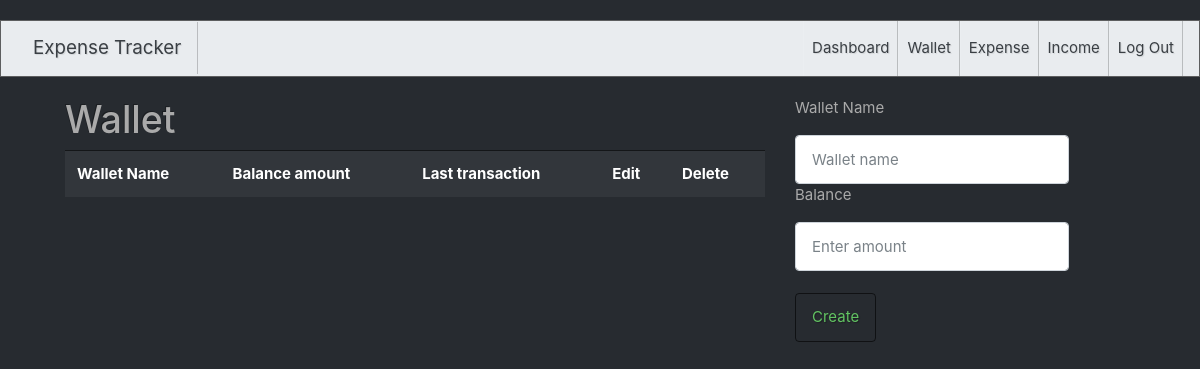
/wallet/ (signed in), run on an earlier commit of the app's database.
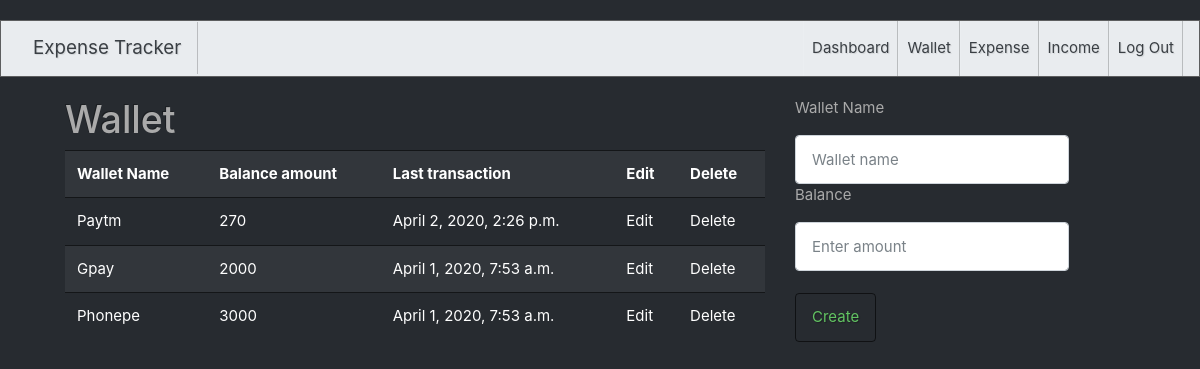
And on a later commit of the database.
### tracker/models.py (models this page shows)
class Wallet(models.Model):
    name=models.CharField(max_length=100)
    balance=models.IntegerField()
    last_transaction=models.DateTimeField(auto_now=True)
    user=models.ForeignKey(User,on_delete=models.CASCADE,null=True,blank=True)

### tracker/views.py (the view)
# urls.py: path('wallet/',get_all_wallet),
def get_all_wallet(request):
    user=request.user
    all_wallet=Wallet.objects.filter(user=user)
    return render(request,"wallet.html",{"wallet":all_wallet})

### tracker/templates/wallet.html (shortened to what this page needs)
{% extends 'bootswatch.html' %}
{% block body %}
<div class="container" style="display: flex; ">
    <div style="margin-right: 30px;">
        <h1>Wallet</h1>
       <table class="table table-striped" style="width: 700px;">
           <tr>
               <th>Wallet Name</th>
               <th>Balance amount</th>
               <th>Last transaction</th>
               <th>Edit</th>
               <th>Delete</th>
           </tr>
       {% for wal in wallet %}
           <tr>
               <td>{{wal.name}}</td>
               <td>{{wal.balance}}</td>
               <td>{{wal.last_transaction}}</td>
               <td><a href="/edit_wallet/{{wal.id}}/">Edit</a></td>
               <td><a href="/delete_wallet/{{wal.id}}/">Delete</a></td>
           </tr>
       {% endfor %}
      </table>
    </div>
    <div style="max-width: 300px;">
        <form action="/create_wallet/" method="post" class="form-group">
         <p>Wallet Name</p>
         <input type="text" name="wallet_name" placeholder="Wallet name" class="form-control">
         <p>Balance</p>
         <input type="number" name="wallet_balance" placeholder="Enter amount" class="form-control" >
         <br>
         <button type="submit" class="btn btn-outline-success">Create</button>
         </form>
    </div>
   </div>
{% endblock %}

What changed in the data, as far as the page shows it:
added Wallet: name "Paytm", balance "270", last_transaction "April 2, 2020, 2:26 p.m."
added Wallet: name "Gpay", balance "2000", last_transaction "April 1, 2020, 7:53 a.m."
added Wallet: name "Phonepe", balance "3000", last_transaction "April 1, 2020, 7:53 a.m."
